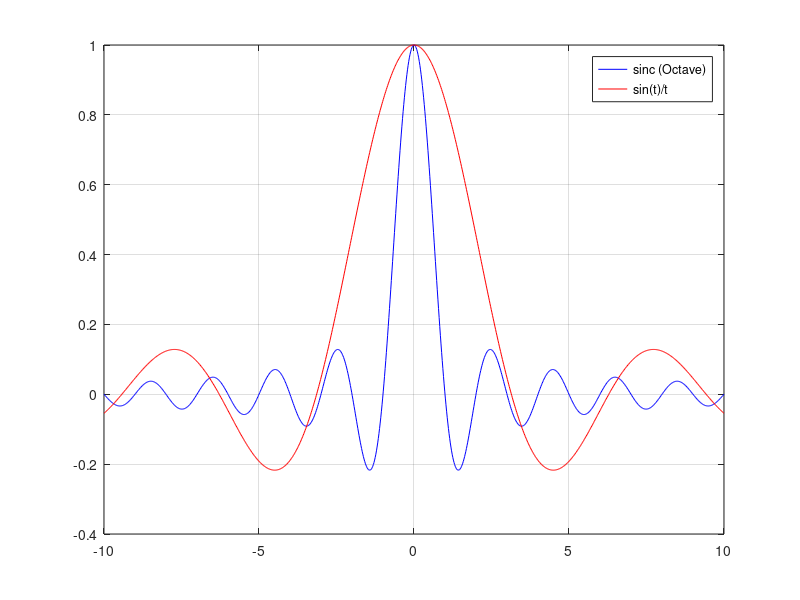

This figure's MATLAB source:
t = linspace(-10, 10, 1000);

y1 = sinc(t);
y2 = sin(t)./t;
y2(t==0) = 1;

plot(t, y1, 'b'); hold on;
plot(t, y2, 'r');
legend("sinc (Octave)", "sin(t)/t");
grid on;
